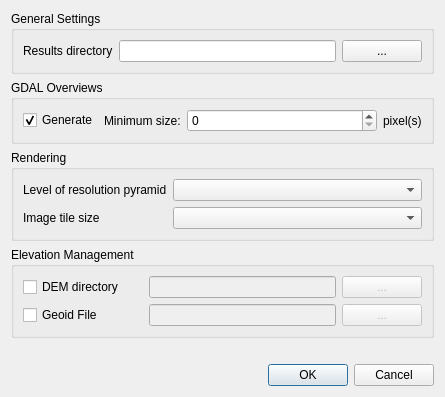
<?xml version="1.0" encoding="UTF-8"?>
<ui version="4.0">
 <class>mvd::PreferencesDialog</class>
 <widget class="QDialog" name="mvd::PreferencesDialog">
  <property name="windowModality">
   <enum>Qt::ApplicationModal</enum>
  </property>
  <property name="geometry">
   <rect>
    <x>0</x>
    <y>0</y>
    <width>445</width>
    <height>397</height>
   </rect>
  </property>
  <property name="sizePolicy">
   <sizepolicy hsizetype="Minimum" vsizetype="Minimum">
    <horstretch>0</horstretch>
    <verstretch>0</verstretch>
   </sizepolicy>
  </property>
  <property name="windowTitle">
   <string>Preferences</string>
  </property>
  <property name="locale">
   <locale language="C" country="AnyCountry"/>
  </property>
  <layout class="QGridLayout" name="gridLayout_3">
   <item row="0" column="0">
    <layout class="QVBoxLayout" name="verticalLayout">
     <item>
      <widget class="QGroupBox" name="settingsGroupBox">
       <property name="sizePolicy">
        <sizepolicy hsizetype="Preferred" vsizetype="Preferred">
         <horstretch>0</horstretch>
         <verstretch>0</verstretch>
        </sizepolicy>
       </property>
       <property name="title">
        <string>General Settings</string>
       </property>
       <layout class="QGridLayout" name="gridLayout_2">
        <item row="0" column="0">
         <widget class="QLabel" name="resultDirLabel">
          <property name="sizePolicy">
           <sizepolicy hsizetype="Minimum" vsizetype="Minimum">
            <horstretch>0</horstretch>
            <verstretch>0</verstretch>
           </sizepolicy>
          </property>
          <property name="text">
           <string>Results directory</string>
          </property>
         </widget>
        </item>
        <item row="0" column="1">
         <widget class="QLineEdit" name="resultDirPathLineEdit">
          <property name="enabled">
           <bool>true</bool>
          </property>
          <property name="sizePolicy">
           <sizepolicy hsizetype="Expanding" vsizetype="Minimum">
            <horstretch>0</horstretch>
            <verstretch>0</verstretch>
           </sizepolicy>
          </property>
          <property name="minimumSize">
           <size>
            <width>200</width>
            <height>0</height>
           </size>
          </property>
          <property name="toolTip">
           <string>Default directory for results data</string>
          </property>
          <property name="text">
           <string/>
          </property>
          <property name="readOnly">
           <bool>true</bool>
          </property>
         </widget>
        </item>
        <item row="0" column="2">
         <widget class="QPushButton" name="resultDirButton">
          <property name="enabled">
           <bool>true</bool>
          </property>
          <property name="sizePolicy">
           <sizepolicy hsizetype="Minimum" vsizetype="Minimum">
            <horstretch>0</horstretch>
            <verstretch>0</verstretch>
           </sizepolicy>
          </property>
          <property name="text">
           <string>...</string>
          </property>
         </widget>
        </item>
       </layout>
      </widget>
     </item>
     <item>
      <widget class="QGroupBox" name="overviewsGroupBox">
       <property name="sizePolicy">
        <sizepolicy hsizetype="Preferred" vsizetype="Preferred">
         <horstretch>0</horstretch>
         <verstretch>0</verstretch>
        </sizepolicy>
       </property>
       <property name="title">
        <string>GDAL Overviews</string>
       </property>
       <layout class="QGridLayout" name="gridLayout_5">
        <item row="1" column="1">
         <widget class="QLabel" name="overviewsLabel">
          <property name="sizePolicy">
           <sizepolicy hsizetype="Maximum" vsizetype="Preferred">
            <horstretch>0</horstretch>
            <verstretch>0</verstretch>
           </sizepolicy>
          </property>
          <property name="toolTip">
           <string>When the image width or height is lower than twice this minimum, overview generation is not proposed</string>
          </property>
          <property name="text">
           <string>Minimum size:</string>
          </property>
         </widget>
        </item>
        <item row="1" column="2">
         <widget class="QSpinBox" name="overviewsSpinBox">
          <property name="toolTip">
           <string>When the image width or height is lower than twice this minimum, overview generation is not proposed</string>
          </property>
          <property name="maximum">
           <number>999999999</number>
          </property>
         </widget>
        </item>
        <item row="1" column="0">
         <widget class="QCheckBox" name="overviewsCheckBox">
          <property name="sizePolicy">
           <sizepolicy hsizetype="Maximum" vsizetype="Fixed">
            <horstretch>0</horstretch>
            <verstretch>0</verstretch>
           </sizepolicy>
          </property>
          <property name="text">
           <string>Generate</string>
          </property>
          <property name="checked">
           <bool>true</bool>
          </property>
         </widget>
        </item>
        <item row="1" column="3">
         <widget class="QLabel" name="pixelLabel">
          <property name="sizePolicy">
           <sizepolicy hsizetype="Maximum" vsizetype="Preferred">
            <horstretch>0</horstretch>
            <verstretch>0</verstretch>
           </sizepolicy>
          </property>
          <property name="text">
           <string>pixel(s)</string>
          </property>
         </widget>
        </item>
       </layout>
      </widget>
     </item>
     <item>
      <widget class="QGroupBox" name="renderingGroupBox">
       <property name="sizePolicy">
        <sizepolicy hsizetype="Preferred" vsizetype="Preferred">
         <horstretch>0</horstretch>
         <verstretch>0</verstretch>
        </sizepolicy>
       </property>
       <property name="title">
        <string>Rendering</string>
       </property>
       <layout class="QGridLayout" name="gridLayout_4">
        <item row="2" column="0">
         <widget class="QLabel" name="tileSizeLabel">
          <property name="sizePolicy">
           <sizepolicy hsizetype="Maximum" vsizetype="Minimum">
            <horstretch>0</horstretch>
            <verstretch>0</verstretch>
           </sizepolicy>
          </property>
          <property name="toolTip">
           <string>Size of the image-tile which is loaded when view shifts to an unloaded area.</string>
          </property>
          <property name="text">
           <string>Image tile size</string>
          </property>
         </widget>
        </item>
        <item row="1" column="0">
         <widget class="QLabel" name="resolutionLabel">
          <property name="sizePolicy">
           <sizepolicy hsizetype="Maximum" vsizetype="Minimum">
            <horstretch>0</horstretch>
            <verstretch>0</verstretch>
           </sizepolicy>
          </property>
          <property name="toolTip">
           <string>Method to choose level of resolution pyramid when scale is between two levels</string>
          </property>
          <property name="text">
           <string>Level of resolution pyramid</string>
          </property>
         </widget>
        </item>
        <item row="1" column="1" colspan="2">
         <widget class="QComboBox" name="resolutionComboBox">
          <property name="toolTip">
           <string>Method to choose level of resolution pyramid when scale is between two levels</string>
          </property>
         </widget>
        </item>
        <item row="2" column="1" colspan="2">
         <widget class="QComboBox" name="tileSizeComboBox"/>
        </item>
       </layout>
      </widget>
     </item>
     <item>
      <widget class="QGroupBox" name="elevationGroupBox">
       <property name="title">
        <string>Elevation Management</string>
       </property>
       <layout class="QGridLayout" name="gridLayout">
        <item row="1" column="2">
         <widget class="QPushButton" name="geoidButton">
          <property name="enabled">
           <bool>false</bool>
          </property>
          <property name="sizePolicy">
           <sizepolicy hsizetype="Minimum" vsizetype="Minimum">
            <horstretch>0</horstretch>
            <verstretch>0</verstretch>
           </sizepolicy>
          </property>
          <property name="text">
           <string>...</string>
          </property>
         </widget>
        </item>
        <item row="0" column="1">
         <widget class="QLineEdit" name="srtmLineEdit">
          <property name="enabled">
           <bool>false</bool>
          </property>
          <property name="sizePolicy">
           <sizepolicy hsizetype="MinimumExpanding" vsizetype="Minimum">
            <horstretch>0</horstretch>
            <verstretch>0</verstretch>
           </sizepolicy>
          </property>
         </widget>
        </item>
        <item row="0" column="2">
         <widget class="QPushButton" name="srtmButton">
          <property name="enabled">
           <bool>false</bool>
          </property>
          <property name="sizePolicy">
           <sizepolicy hsizetype="Minimum" vsizetype="Minimum">
            <horstretch>0</horstretch>
            <verstretch>0</verstretch>
           </sizepolicy>
          </property>
          <property name="text">
           <string>...</string>
          </property>
         </widget>
        </item>
        <item row="1" column="0">
         <widget class="QCheckBox" name="geoidCheckbox">
          <property name="sizePolicy">
           <sizepolicy hsizetype="Minimum" vsizetype="Minimum">
            <horstretch>0</horstretch>
            <verstretch>0</verstretch>
           </sizepolicy>
          </property>
          <property name="text">
           <string>Geoid File            </string>
          </property>
         </widget>
        </item>
        <item row="1" column="1">
         <widget class="QLineEdit" name="geoidLineEdit">
          <property name="enabled">
           <bool>false</bool>
          </property>
          <property name="sizePolicy">
           <sizepolicy hsizetype="MinimumExpanding" vsizetype="Minimum">
            <horstretch>0</horstretch>
            <verstretch>0</verstretch>
           </sizepolicy>
          </property>
         </widget>
        </item>
        <item row="0" column="0">
         <widget class="QCheckBox" name="srtmCheckbox">
          <property name="sizePolicy">
           <sizepolicy hsizetype="Minimum" vsizetype="Minimum">
            <horstretch>0</horstretch>
            <verstretch>0</verstretch>
           </sizepolicy>
          </property>
          <property name="text">
           <string>DEM directory</string>
          </property>
         </widget>
        </item>
       </layout>
      </widget>
     </item>
    </layout>
   </item>
   <item row="2" column="0">
    <layout class="QHBoxLayout" name="horizontalLayout">
     <item>
      <spacer name="horizontalSpacer">
       <property name="orientation">
        <enum>Qt::Horizontal</enum>
       </property>
       <property name="sizeHint" stdset="0">
        <size>
         <width>228</width>
         <height>20</height>
        </size>
       </property>
      </spacer>
     </item>
     <item>
      <widget class="QDialogButtonBox" name="buttonBox">
       <property name="sizePolicy">
        <sizepolicy hsizetype="Expanding" vsizetype="Minimum">
         <horstretch>0</horstretch>
         <verstretch>0</verstretch>
        </sizepolicy>
       </property>
       <property name="standardButtons">
        <set>QDialogButtonBox::Cancel|QDialogButtonBox::Ok</set>
       </property>
      </widget>
     </item>
    </layout>
   </item>
   <item row="1" column="0">
    <spacer name="verticalSpacer">
     <property name="orientation">
      <enum>Qt::Vertical</enum>
     </property>
     <property name="sizeHint" stdset="0">
      <size>
       <width>0</width>
       <height>0</height>
      </size>
     </property>
    </spacer>
   </item>
  </layout>
 </widget>
 <resources/>
 <connections>
  <connection>
   <sender>overviewsCheckBox</sender>
   <signal>toggled(bool)</signal>
   <receiver>overviewsSpinBox</receiver>
   <slot>setEnabled(bool)</slot>
   <hints>
    <hint type="sourcelabel">
     <x>69</x>
     <y>116</y>
    </hint>
    <hint type="destinationlabel">
     <x>319</x>
     <y>117</y>
    </hint>
   </hints>
  </connection>
 </connections>
</ui>
